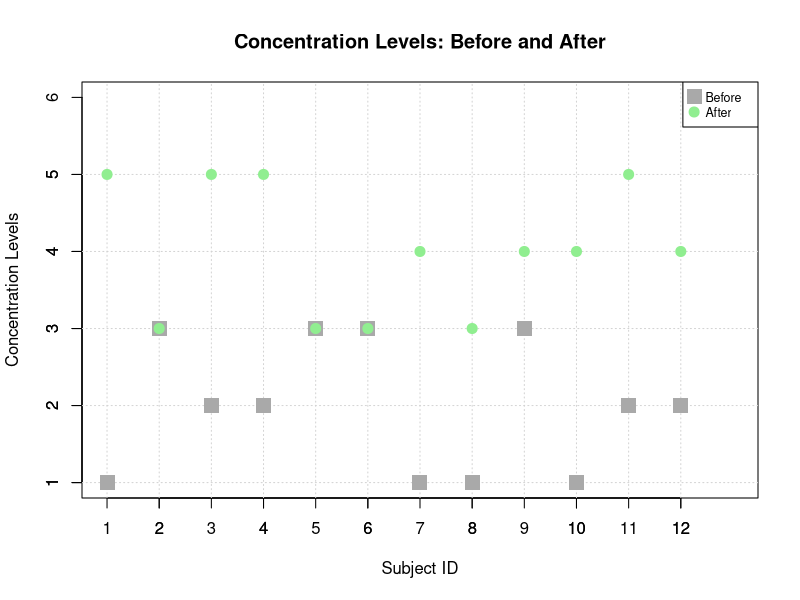
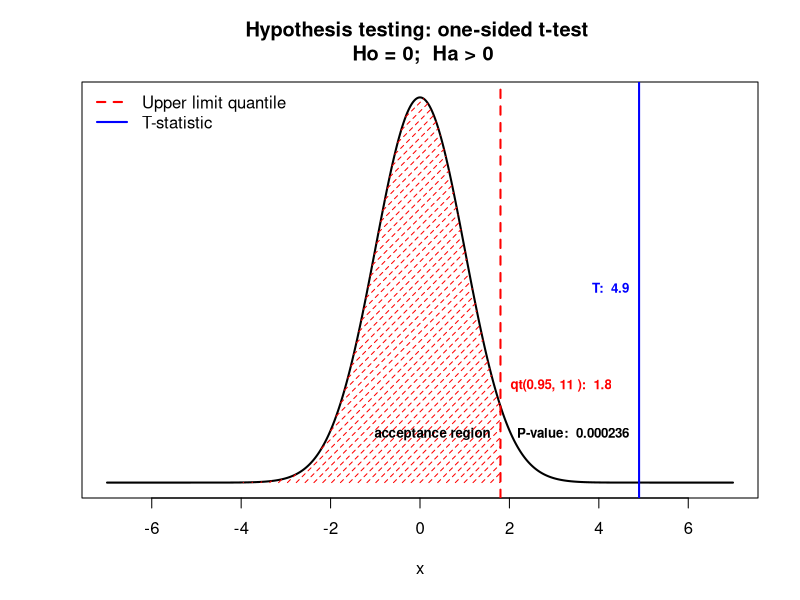
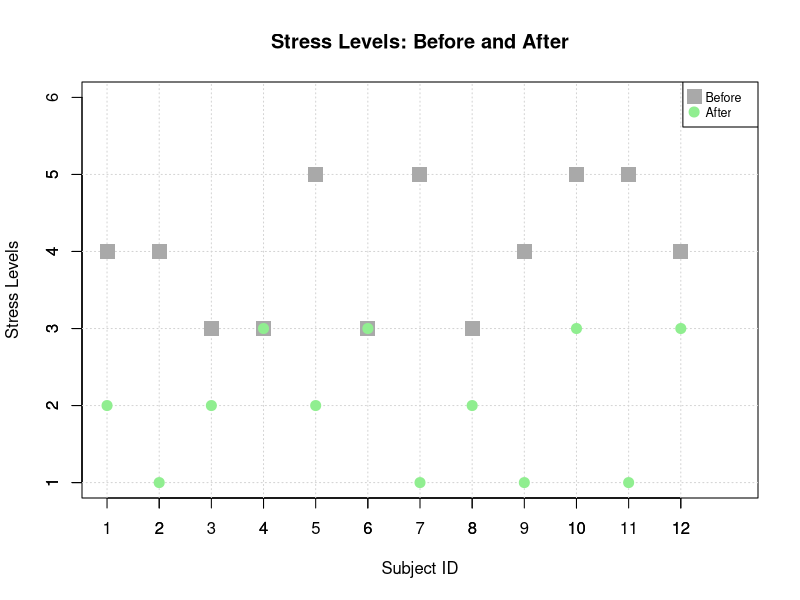
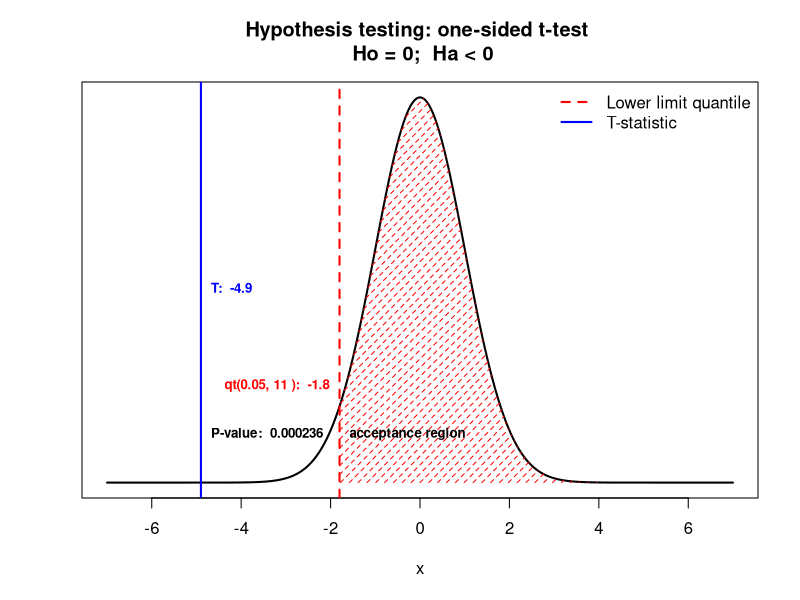
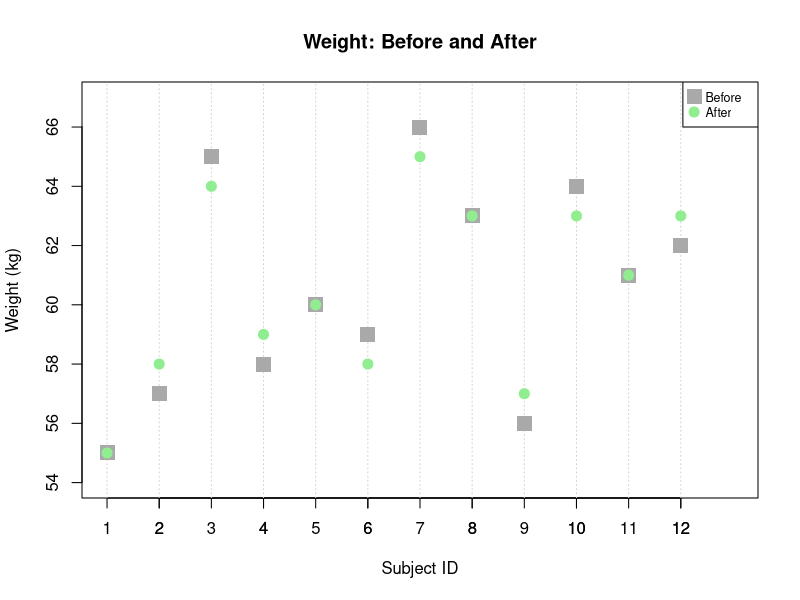
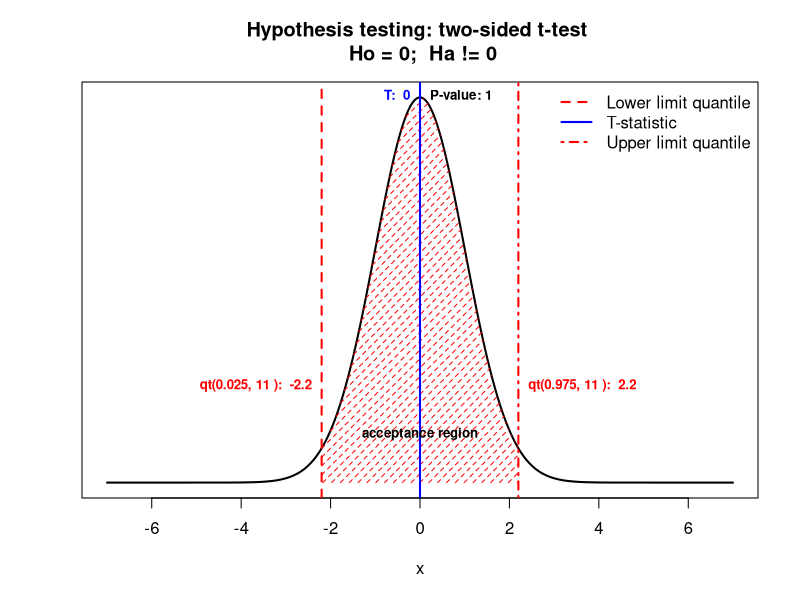

Write the R code that produced these figures, in order.
## ---- chunk 1

# Initiating dataset with fields subject.id and timing
# subject.id varies from 1 to 12 (before set) and repeats (after set)
# timing is set to "before" or "after" based on when the observation was taken
    meditate = data.frame(subject.id = rep(1:12,2), timing = c(rep("before",12),rep("after",12)))

# Adding field for concentration levels
# First 12 rows have levels 1 to 3 randomly assigned (before set)
# Next 12 rows have levels 3 to 5 randomly assigned (after set)
    meditate$concentration = c(sample(rep(1:3,4)), sample(rep(3:5,4)))

# Adding field for stress levels
# First 12 rows have levels 3 to 5 randomly assigned (before set)
# Next 12 rows have levels 1 to 3 randomly assigned (after set)
    meditate$stress = c(sample(rep(3:5,4)), sample(rep(1:3,4)))

# Adding field for body weight in kg
# First 12 rows have weight 55kg to 66kg randomly assigned (before set)
    meditate$weight[1:12] = sample(55:66)
# Random weight changes -1kg, 0kg, 1kg
    weightchange = sample(rep(-1:1,4)) 
# Last 12 rows filled with original weight + weight change (after set)
    meditate$weight[13:24] = meditate$weight[1:12] + weightchange 

## ---- chunk 2

dim(meditate)

meditate[meditate$subject.id == 1:3,]

## ---- chunk 3

with(meditate, {

# set stage
plot(NA,NA, xlab = "", ylab = "", xlim = c(1,13), ylim = c(1,6))
Axis(1:12, at = 1:12, side = 1)
Axis(1:5, at = 1:5, side = 2)
title(xlab = "Subject ID", ylab = "Concentration Levels")
title(main = "Concentration Levels: Before and After")
abline(v = 1:12, col = "lightgrey", lty = 3)
abline(h = 1:5, col = "lightgrey", lty = 3)

# plot before and after levels 
points(x=subject.id[timing=="before"], y=concentration[timing=="before"], pch = 15, col = "darkgrey", cex = 2)
points(x=subject.id[timing=="after"], y=concentration[timing=="after"], pch = 20, col = "lightgreen", cex = 2)

# legend
legend("topright", cex = 0.75, pch = c(15,20), pt.cex = 2, col = c("darkgrey","lightgreen"), legend=c("Before","After"), text.width = strwidth("Before"))

})


## ---- chunk 4

before = meditate$concentration[meditate$timing=="before"]
after = meditate$concentration[meditate$timing=="after"]

t.test(after, before, paired = TRUE, alternative = "greater")

## ---- chunk 5

# Store test results
	test = t.test(after, before, paired = TRUE, alternative = "greater")

	df = round(test$parameter,1)
	tstat = round(test$statistic,1)
	pvalue = round(test$p.value,6)

	upper.x = round(qt(0.95, df),1)

# Plot t-distribution curve
	Tx = seq(-7,7,0.01)
	Ty = dt(Tx, df = length(Tx)-1)
	plot(Tx, Ty, type="l", lwd = 2, xlab="x", ylab="", yaxt="n")
	title(main = "Hypothesis testing: one-sided t-test \n Ho = 0;  Ha > 0")

# Plot test results
	# Upper limit
	abline(v = upper.x, col = "red", lty = 2, lwd = 2) 

	# Acceptance region
	accept.x = seq(-4, upper.x, by = 0.01)
	accept.y = dt(accept.x, df = length(accept.x))
	polygon(c(-4, accept.x, upper.x), c(0, accept.y, 0), col = "red", density = 16, lty = 2, border = 
FALSE)
	
	# T-statistic
	abline(v = tstat, col = "blue", lwd = 2)

	# Legend
	legend("topleft", bty="n", lty=c(2,1), lwd=2, col=c("red","blue"), legend=c("Upper limit quantile","T-statistic"))

	# Labeling
	text(upper.x, 0.05, pos=2, "acceptance region", font = 2, cex=0.8)
	text(upper.x, 0.1, pos = 4, col="red", font=2, paste("qt(0.95,",df,"): ",upper.x), cex = 0.8)
	text(tstat, 0.2, pos = 2, col = "blue", font=2, paste("T: ",tstat), cex = 0.8)
	text(tstat, 0.05, pos = 2, col = "black", font = 2, paste("P-value: ",pvalue), cex = 0.8)


## ---- chunk 6

with(meditate, {

# set stage
plot(NA,NA, xlab = "", ylab = "", xlim = c(1,13), ylim = c(1,6))
Axis(1:12, at = 1:12, side = 1)
Axis(1:5, at = 1:5, side = 2)
title(xlab = "Subject ID", ylab = "Stress Levels")
title(main = "Stress Levels: Before and After")
abline(v = 1:12, col = "lightgrey", lty = 3)
abline(h = 1:5, col = "lightgrey", lty = 3)

# plot before and after levels 
points(x=subject.id[timing=="before"], y=stress[timing=="before"], pch = 15, col = "darkgrey", cex = 2)
points(x=subject.id[timing=="after"], y=stress[timing=="after"], pch = 20, col = "lightgreen", cex = 2)

# legend
legend("topright", cex = 0.75, pch = c(15,20), pt.cex = 2, col = c("darkgrey","lightgreen"), legend=c("Before","After"), text.width = strwidth("Before"))

})


## ---- chunk 7

before = meditate$stress[meditate$timing=="before"]
after = meditate$stress[meditate$timing=="after"]

t.test(after, before, paired = TRUE, alternative = "less")

## ---- chunk 8

# Store test results
	test = t.test(after, before, paired = TRUE, alternative = "less")

	df = round(test$parameter,1)
	tstat = round(test$statistic,1)
	pvalue = round(test$p.value,6)

	lower.x = round(qt(0.05, df),1)

# Plot t-distribution curve
	Tx = seq(-7,7,0.01)
	Ty = dt(Tx, df = length(Tx)-1)
	plot(Tx, Ty, type="l", lwd = 2, xlab="x", ylab="", yaxt="n")
	title(main = "Hypothesis testing: one-sided t-test \n Ho = 0;  Ha < 0")

# Plot test results
	# Lower limit
	abline(v = lower.x, col = "red", lty = 2, lwd = 2) 

	# Acceptance region
	accept.x = seq(lower.x, 4, by = 0.01)
	accept.y = dt(accept.x, df = length(accept.x))
	polygon(c(lower.x, accept.x, 4), c(0, accept.y, 0), col = "red", density = 16, lty = 2, border = 
FALSE)
	
	# T-statistic
	abline(v = tstat, col = "blue", lwd = 2)

	# Legend
	legend("topright", bty="n", lty=c(2,1), lwd=2, col=c("red","blue"), legend=c("Lower limit quantile","T-statistic"))

	# Labeling
	text(lower.x, 0.05, pos=4, "acceptance region", font = 2, cex=0.8)
	text(lower.x, 0.1, pos = 2, col="red", font=2, paste("qt(0.05,",df,"): ",lower.x), cex = 0.8)
	text(tstat, 0.2, pos = 4, col = "blue", font=2, paste("T: ",tstat), cex = 0.8)
	text(tstat, 0.05, pos = 4, col = "black", font = 2, paste("P-value: ",pvalue), cex = 0.8)


## ---- chunk 9

with(meditate, {

# set stage
plot(NA,NA, xlab = "", ylab = "", xlim = c(1,13), ylim = c(54,67))
Axis(1:12, at = 1:12, side = 1)
title(xlab = "Subject ID", ylab = "Weight (kg)")
title(main = "Weight: Before and After")
abline(v = 1:12, col = "lightgrey", lty = 3)
abline(h = 1:5, col = "lightgrey", lty = 3)

# plot before and after levels 
points(x=subject.id[timing=="before"], y=weight[timing=="before"], pch = 15, col = "darkgrey", cex = 2)
points(x=subject.id[timing=="after"], y=weight[timing=="after"], pch = 20, col = "lightgreen", cex = 2)

# legend
legend("topright", cex = 0.75, pch = c(15,20), pt.cex = 2, col = c("darkgrey","lightgreen"), legend=c("Before","After"), text.width = strwidth("Before"))

})


## ---- chunk 10

before = meditate$weight[meditate$timing=="before"]
after = meditate$weight[meditate$timing=="after"]

t.test(after, before, paired = TRUE, alternative = "two.sided")

## ---- chunk 11

# Store test results
	test = t.test(after, before, paired = TRUE, alternative = "two.sided")

	df = round(test$parameter,1)
	tstat = round(test$statistic,1)
	pvalue = round(test$p.value,6)

	lower.x = round(qt(0.025, df),1)
	upper.x = round(qt(0.975, df),1)

# Plot t-distribution curve
	Tx = seq(-7,7,0.01)
	Ty = dt(Tx, df = length(Tx)-1)
	plot(Tx, Ty, type="l", lwd = 2, xlab="x", ylab="", yaxt="n")
	title(main = "Hypothesis testing: two-sided t-test \n Ho = 0;  Ha != 0")

# Plot test results
	# Lower and upper limits
	abline(v = lower.x, col = "red", lty = 2, lwd = 2) 
	abline(v = upper.x, col = "red", lty = 4, lwd = 2)

	# Acceptance region
	accept.x = seq(lower.x, upper.x, by = 0.01)
	accept.y = dt(accept.x, df = length(accept.x))
	polygon(c(lower.x, accept.x, upper.x), c(0, accept.y, 0), col = "red", density = 16, lty = 2, border = 
FALSE)
	
	# T-statistic
	abline(v = tstat, col = "blue", lwd = 2)

	# Legend
	legend("topright", bty="n", lty=c(2,1,4), lwd=2, col=c("red","blue","red"), legend=c("Lower limit quantile","T-statistic","Upper limit quantile"))

	# Labeling
	text(0, 0.05, "acceptance region", font = 2, cex=0.8)
	
	text(lower.x, 0.1, pos = 2, col="red", font=2, paste("qt(0.025,",df,"): ",lower.x), cex = 0.8)
	text(upper.x, 0.1, pos = 4, col="red", font=2, paste("qt(0.975,",df,"): ",upper.x), cex = 0.8)
	
	text(tstat, 0.4, pos = 2, col = "blue", font=2, paste("T: ",tstat), cex = 0.8)
	text(tstat, 0.4, pos = 4, col = "black", font = 2, paste("P-value:",pvalue), cex = 0.8)


